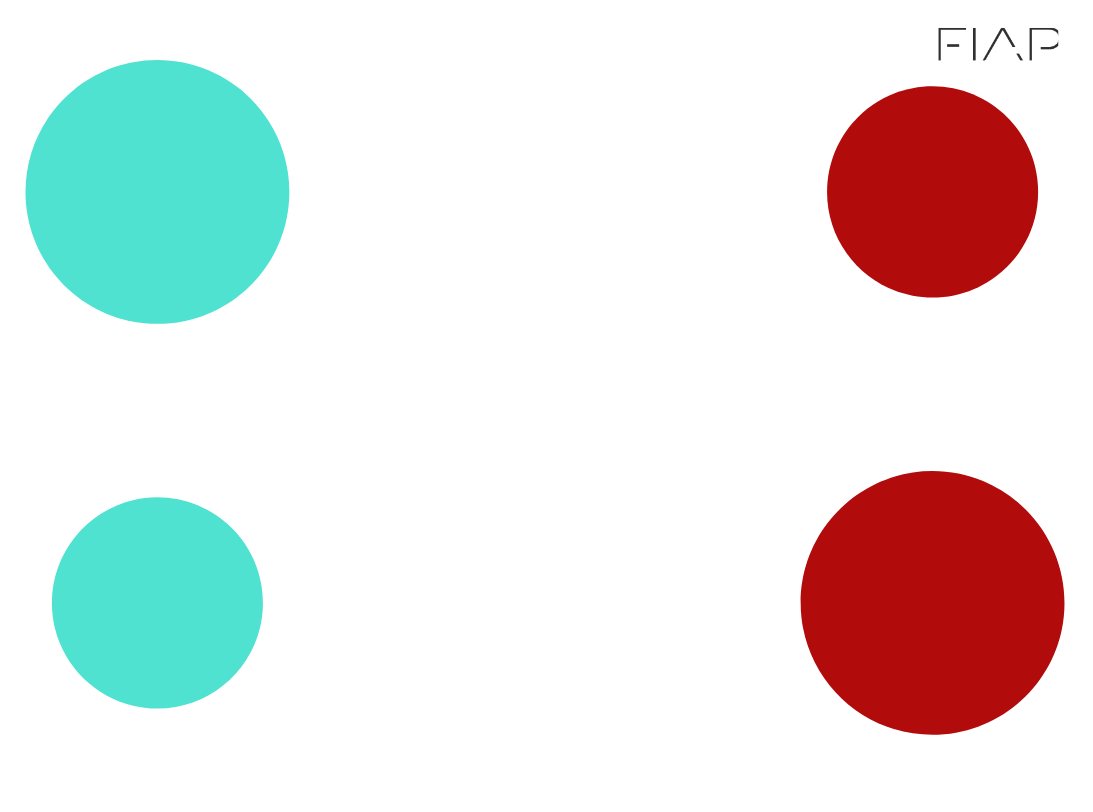
#> input picture circulos.png, 1093 x 812 px
$ jupyter execute cvGameControllerNotebook.ipynb   (shell and % lines are left out)
#> lines starting #> are read from the running program, lines starting #| are printed output that depends on the picture; after the words box and inside, x2 and y2 are one past the last pixel; in counts of white or black regions, pixels touching at a corner belong together
# NAC - Games

[cell 1]
## Import OpenCV, Matplot and Numpy libs
import cv2
import math
from matplotlib import pyplot as plt
import numpy as np

## Check OpenCV version
print ("OpenCV Version : %s " % cv2.__version__)

##### R1 - NOTA 6: Segmenta ou filtra os círculos maiores da imagem baseado em cores ou canais da imagem ou por exemplos com contornos e produz output visual. Exibe a área e o centro de massa da imagem. Use circulo.png. Essa rubrica pode ser feito no jupyter notebook ou google Colab.

[cell 2]
circles = cv2.imread("circulos.png")
#> circles is the input picture: shape (812, 1093, 3); mean B, G, R 225.5, 227.3, 229.2
circles_rgb = cv2.cvtColor(circles, cv2.COLOR_BGR2RGB)
circles_hsv = cv2.cvtColor(circles, cv2.COLOR_BGR2HSV)
#> circles_hsv: shape (812, 1093, 3); mean H, S, V 8.8, 40.9, 244.1
plt.imshow(circles_rgb, vmin=0, vmax=255); plt.show()

Separando as cores

[cell 3]
# HSV color mask for red color
red_lower_hsv = np.array([0, 200, 85])
red_upper_hsv = np.array([30, 255, 255])

# HSV color mask for cyan color
cyan_lower_hsv = np.array([70, 100, 100])
cyan_upper_hsv = np.array([90, 210, 255])

# Apply masks
red_mask = cv2.inRange(circles_hsv, red_lower_hsv, red_upper_hsv)
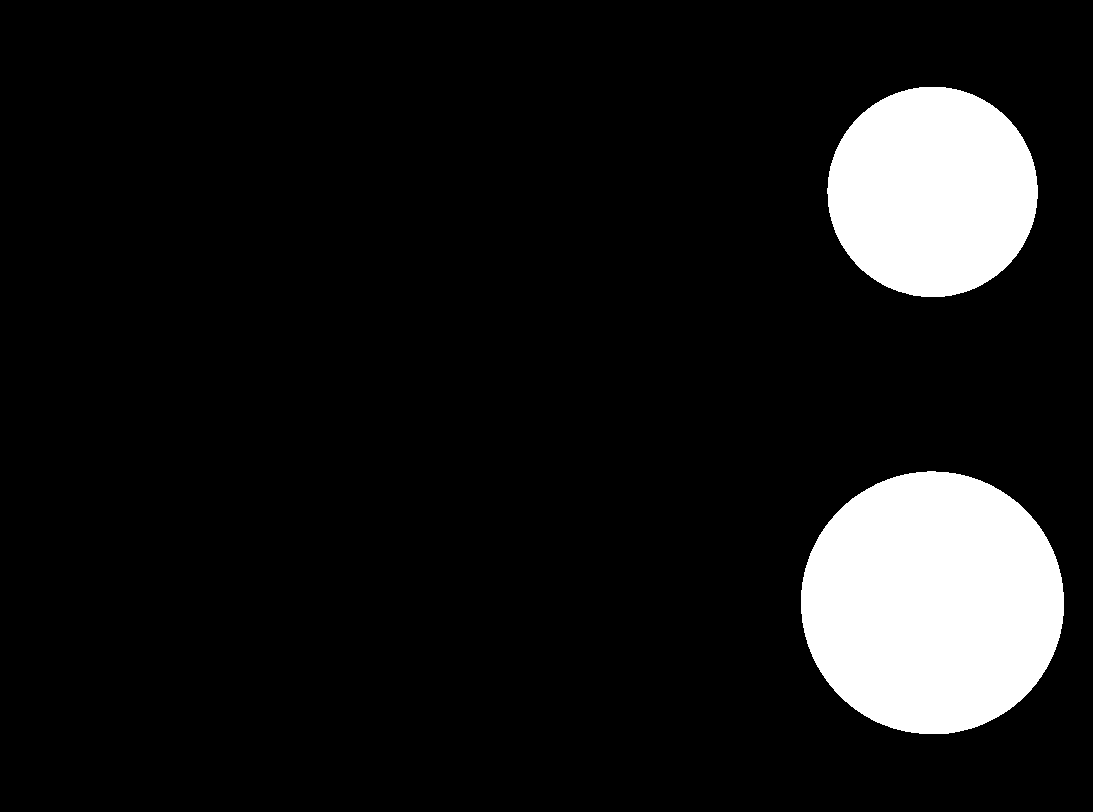
#> red_mask: shape (812, 1093); 10% white; 2 white regions, box (x1, y1, x2, y2) and area: (801, 471, 1064, 734) 54351, (827, 87, 1038, 297) 34795
cyan_mask = cv2.inRange(circles_hsv, cyan_lower_hsv, cyan_upper_hsv)
#> cyan_mask: shape (812, 1093); 10.1% white; 2 white regions, box (x1, y1, x2, y2) and area: (26, 60, 289, 324) 54587, (52, 497, 263, 708) 34912

# Show results
fig = plt.figure(figsize=(15,15))
plt.subplot(1, 2, 1).title.set_text('Red Filter')
plt.imshow(red_mask, cmap="Greys_r", vmin=0, vmax=255)
plt.subplot(1, 2, 2).title.set_text('Cyan Filter')
plt.imshow(cyan_mask, cmap="Greys_r", vmin=0, vmax=255)
plt.show()

[cell 4]
# Apply masks
mask = cv2.bitwise_or(red_mask, cyan_mask)
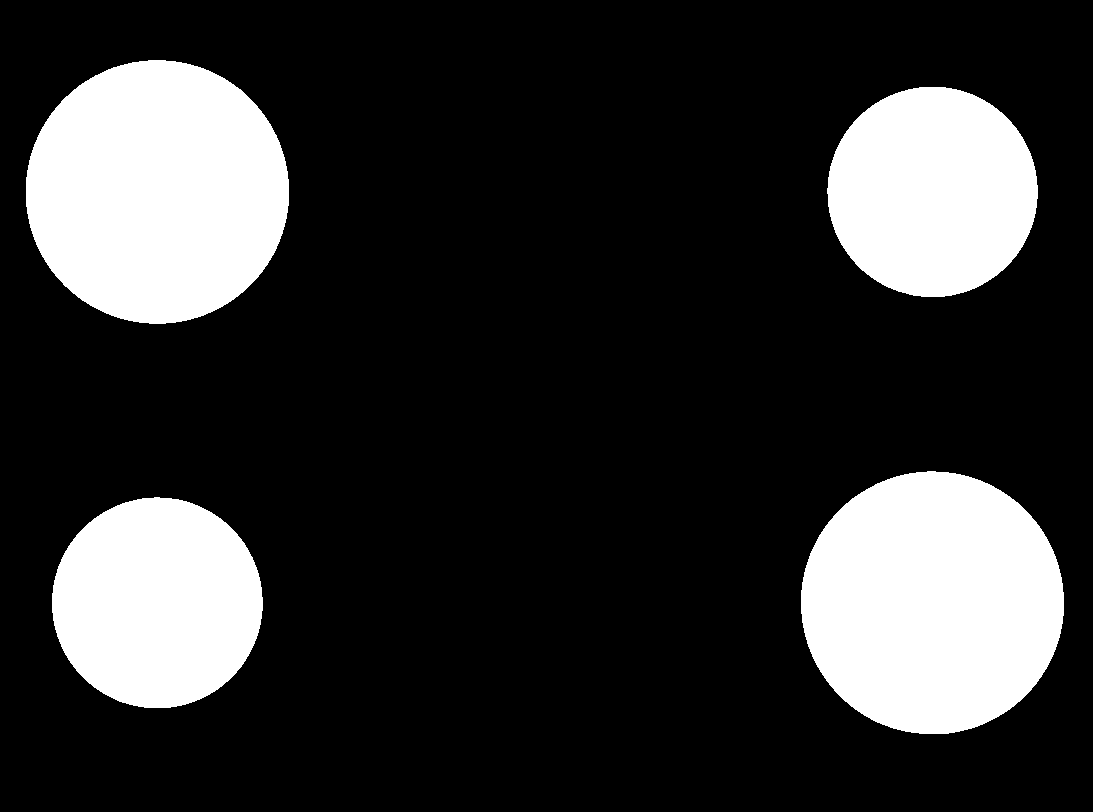
#> mask: shape (812, 1093); 20.1% white; 4 white regions

# Show results
fig = plt.figure(figsize=(10,10))
plt.imshow(mask, cmap="Greys_r", vmin=0, vmax=255)
plt.show()

###### Detect Circles

[cell 5]
def drawCenterOfMass(img, cX,cY, size, color):
     cv2.line(img, (cX - size,cY), (cX + size,cY), color, 2)
     cv2.line(img, (cX,cY - size), (cX, cY + size), color, 2)

[cell 6]
def writeImageText(img, text, origem, color):
     font = cv2.FONT_HERSHEY_DUPLEX
     cv2.putText(img, str(text), origem, font,1.2,color,2,cv2.LINE_AA)

[cell 7]
def drawContour(mask):
    contour, _ = cv2.findContours(mask, cv2.RETR_TREE, cv2.CHAIN_APPROX_SIMPLE)

    mask_rgb = cv2.cvtColor(mask, cv2.COLOR_GRAY2RGB)

    contour_img = mask_rgb.copy()

    big = None
    big_area = 0

    for c in contour:
        area = cv2.contourArea(c)
        if area > big_area:
            big_area = area
            big = c

    M = cv2.moments(big)

    if M["m00"] != 0:
            cX = int(M["m10"] / M["m00"])
            cY = int(M["m01"] / M["m00"])
            cv2.drawContours(contour_img, [big], -1, [0, 255, 0], 5)

    return contour_img, big_area, cX, cY

[cell 8]
# Get Contours and Mass
image_red, mass_red, cX_red, cY_red = drawContour(red_mask)
#> in drawContour, `contour, _ = cv2.findContours(mask, cv2.RETR_TREE, cv2.CHAIN_APPROX_SI..`: contour = 2 contours; box (x1, y1, x2, y2) and area: (801, 471, 1064, 734) 53979, (827, 87, 1038, 297) 34497
#> in drawContour, `mask_rgb = cv2.cvtColor(mask, cv2.COLOR_GRAY2RGB)`: mask_rgb: shape (812, 1093, 3); 10% white; 2 white regions
#> the loop in drawContour, `for c in contour:` made 2 passes
#> (area, big_area) on pass 1: (53979, 53979)
#> area on pass 2: 34497
#> after the loop in drawContour, `for c in contour:`: big = contour of 374 points, box (x1, y1, x2, y2) (801, 471, 1064, 734), area 53979; big_area = 53979
#> in drawContour, `M = cv2.moments(big)`: M = moments, m00 53979, centre m10/m00, m01/m00 = (932, 602.4)
#> in drawContour, `cX = int(M["m10"] / M["m00"])`: cX = 932
#> in drawContour, `cY = int(M["m01"] / M["m00"])`: cY = 602
#> mass_red = 53979; cX_red = 932; cY_red = 602
image_cyan, mass_cyan, cX_cyan, cY_cyan = drawContour(cyan_mask)
#> in drawContour (call 2), `contour, _ = cv2.findContours(mask, cv2.RETR_TREE, cv2.CHAIN_APPROX_SI..`: contour = 2 contours; box (x1, y1, x2, y2) and area: (26, 60, 289, 324) 54214, (52, 497, 263, 708) 34614
#> the loop in drawContour (call 2), `for c in contour:` made 2 passes
#> (area, big_area) on passes 1 to 2: (34614, 34614), (54214, 54214)
#> after the loop in drawContour (call 2), `for c in contour:`: big = contour of 374 points, box (x1, y1, x2, y2) (26, 60, 289, 324), area 54214; big_area = 54214
#> in drawContour (call 2), `M = cv2.moments(big)`: M = moments, m00 54214, centre m10/m00, m01/m00 = (156.9, 191.5)
#> in drawContour (call 2), `cX = int(M["m10"] / M["m00"])`: cX = 156
#> in drawContour (call 2), `cY = int(M["m01"] / M["m00"])`: cY = 191
#> in drawContour (call 2), `cv2.drawContours(contour_img, [big], -1, [0, 255, 0], 5)`:
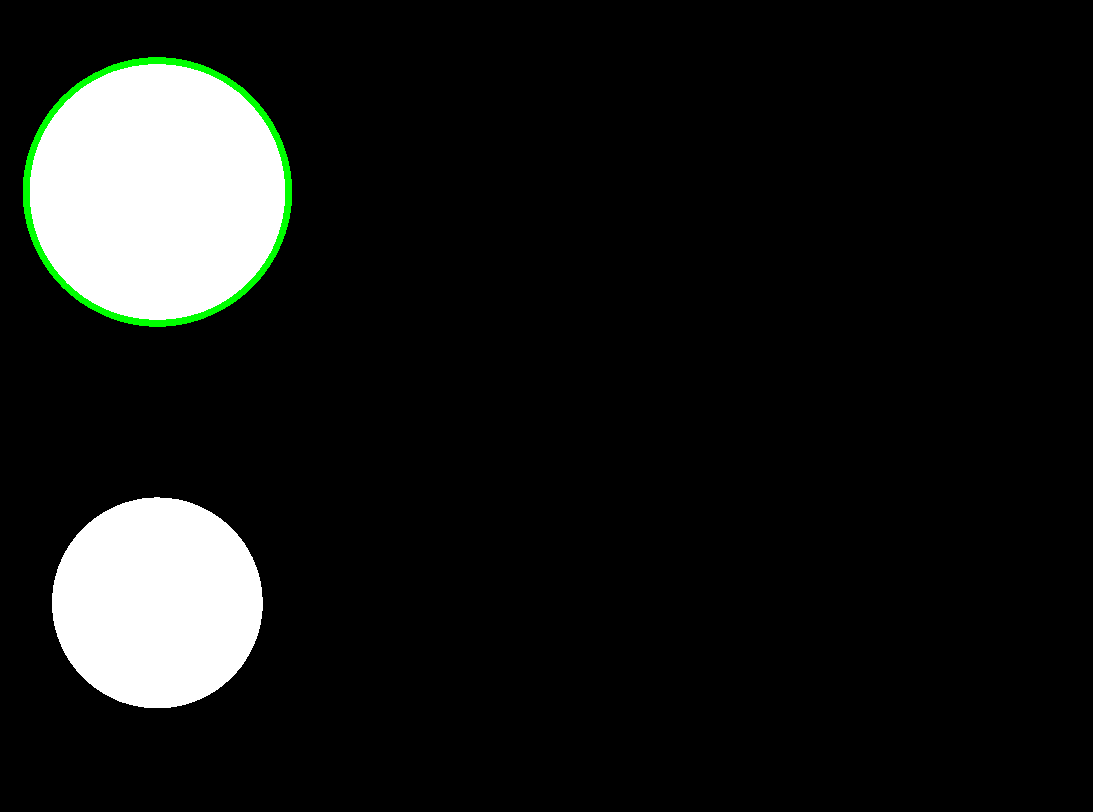
#> contour_img: shape (812, 1093, 3); mean B, G, R 24.8, 26.4, 24.8
#> mass_cyan = 54214; cX_cyan = 156; cY_cyan = 191

# Draw Center of Mass
drawCenterOfMass(image_red, cX_red, cY_red, 15, (255, 0, 0))
#> in drawCenterOfMass, `cv2.line(img, (cX,cY - size), (cX, cY + size), color, 2)`:
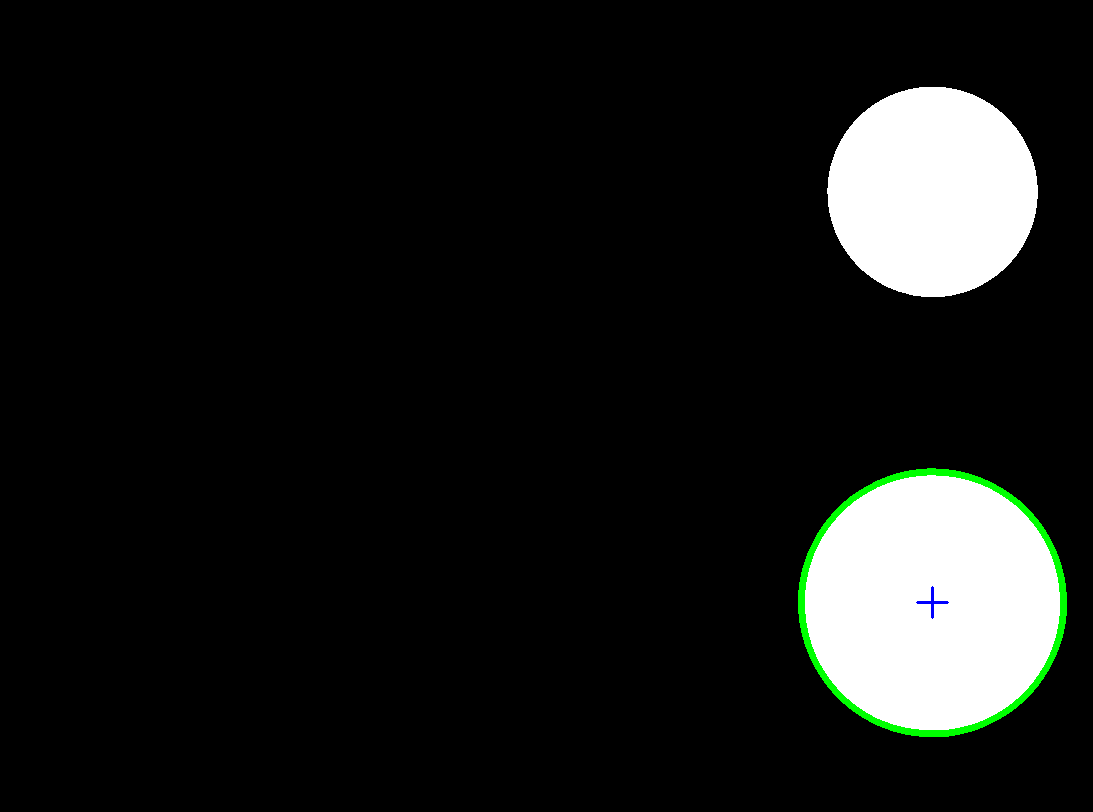
#> img: shape (812, 1093, 3); mean B, G, R 24.7, 26.2, 24.7
drawCenterOfMass(image_cyan, cX_cyan, cY_cyan, 15, (255, 0, 0))
#> in drawCenterOfMass (call 2), `cv2.line(img, (cX,cY - size), (cX, cY + size), color, 2)`: img: shape (812, 1093, 3); mean B, G, R 24.8, 26.3, 24.8

# Write Mass Text
writeImageText(image_red, f'Mass: {mass_red}', (400, 400), (0,255,0))
writeImageText(image_cyan, f'Mass: {mass_cyan}', (400, 400), (0,255,0))

# Show images
fig = plt.figure(figsize=(15,15))
plt.subplot(1, 2, 1).title.set_text(f'Red center of mass {mass_red}')
plt.imshow(image_red, cmap="Greys_r", vmin=0, vmax=255)

plt.subplot(1, 2, 2).title.set_text(f'Cyan center of mass {mass_cyan}')
plt.imshow(image_cyan, cmap="Greys_r", vmin=0, vmax=255)
plt.show()
#> figure, not shown here; B, G, R data is drawn as R, G, B

##### R2 - NOTA 8: Faz o R1, Detecta o contorno dos círculos com a transformada de hough, traça uma reta entre os dois centros dos círculos e calcula o ângulo de inclinação da reta em relação o plano horizontal e exibe esse resultado. Essa rubrica pode ser feito jupyter notebook ou google Colab.

[cell 9]
def drawContourFilter(image, mask):
    contour, _ = cv2.findContours(mask, cv2.RETR_TREE, cv2.CHAIN_APPROX_SIMPLE)

    big = None
    big_area = 0

    for c in contour:
        area = cv2.contourArea(c)
        if area > big_area:
            big_area = area
            big = c

    M = cv2.moments(big)

    if M["m00"] != 0:
            cX = int(M["m10"] / M["m00"])
            cY = int(M["m01"] / M["m00"])
            cv2.drawContours(image, [big], -1, [0, 255, 0], 5)

    return big_area, cX, cY

[cell 10]
def drawLine(img, x, y, x2, y2):
     cv2.line(img, (x, y),(x2, y2), (0, 0, 255), thickness=3, lineType=8)

[cell 11]
def getAngle(img, point1, point2):
    angRadian = math.atan2(point1[1]-point2[1], point1[0]-point2[0]) # Angulos em Radianos
    angDegree = round(math.degrees(angRadian)) # Angulos em Grau

    cv2.putText(img, str(angDegree), (point1[0], point1[1]), cv2.FONT_HERSHEY_COMPLEX, 1.2, (0,0,255), 2)

[cell 12]
mask_copy = mask.copy()
mask_copy = cv2.cvtColor(mask_copy, cv2.COLOR_GRAY2RGB)
#> mask_copy: shape (812, 1093, 3); 20.1% white; 4 white regions

# Get Contours and Mass
mass_red, cX_red, cY_red = drawContourFilter(mask_copy, red_mask)
#> in drawContourFilter, `contour, _ = cv2.findContours(mask, cv2.RETR_TREE, cv2.CHAIN_APPROX_SI..`: contour = 2 contours; box (x1, y1, x2, y2) and area: (801, 471, 1064, 734) 53979, (827, 87, 1038, 297) 34497
#> the loop in drawContourFilter, `for c in contour:` made 2 passes
#> after the loop in drawContourFilter, `for c in contour:`: big = contour of 374 points, box (x1, y1, x2, y2) (801, 471, 1064, 734), area 53979; big_area = 53979
#> in drawContourFilter, `M = cv2.moments(big)`: M = moments, m00 53979, centre m10/m00, m01/m00 = (932, 602.4)
#> in drawContourFilter, `cX = int(M["m10"] / M["m00"])`: cX = 932
#> in drawContourFilter, `cY = int(M["m01"] / M["m00"])`: cY = 602
mass_cyan, cX_cyan, cY_cyan = drawContourFilter(mask_copy, cyan_mask)
#> in drawContourFilter (call 2), `contour, _ = cv2.findContours(mask, cv2.RETR_TREE, cv2.CHAIN_APPROX_SI..`: contour = 2 contours; box (x1, y1, x2, y2) and area: (26, 60, 289, 324) 54214, (52, 497, 263, 708) 34614
#> the loop in drawContourFilter (call 2), `for c in contour:` made 2 passes
#> in drawContourFilter (call 2), `cv2.drawContours(image, [big], -1, [0, 255, 0], 5)`: image: shape (812, 1093, 3); mean B, G, R 49.6, 52.7, 49.6

# Draw Center of Mass
drawCenterOfMass(mask_copy, cX_red, cY_red, 20, (255, 0, 0))
#> in drawCenterOfMass (call 3), `cv2.line(img, (cX,cY - size), (cX, cY + size), color, 2)`: img: shape (812, 1093, 3); mean B, G, R 49.6, 52.6, 49.5
drawCenterOfMass(mask_copy, cX_cyan, cY_cyan, 20, (255, 0, 0))
#> in drawCenterOfMass (call 4), `cv2.line(img, (cX - size,cY), (cX + size,cY), color, 2)`: img: shape (812, 1093, 3); mean B, G, R 49.6, 52.6, 49.5
#> in drawCenterOfMass (call 4), `cv2.line(img, (cX,cY - size), (cX, cY + size), color, 2)`: img: shape (812, 1093, 3); mean B, G, R 49.6, 52.6, 49.4

# Draw Line
drawLine(mask_copy, cX_red, cY_red, cX_cyan, cY_cyan)

# Draw Angle
getAngle(mask_copy, (cX_red, cY_red), (cX_cyan, cY_cyan))
#> in getAngle, `cv2.putText(img, str(angDegree), (point1[0], point1[1]), cv2.FONT_HERS..`:
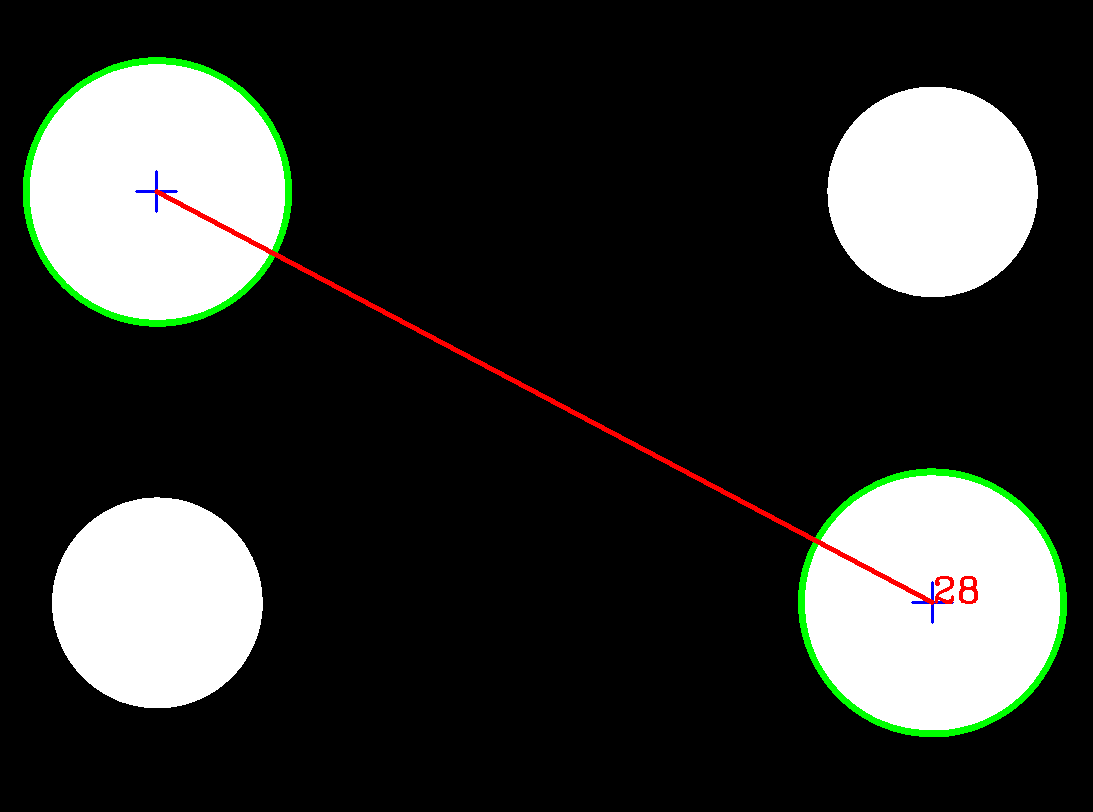
#> img: shape (812, 1093, 3); mean B, G, R 49, 52, 50.3

# Show images
fig = plt.figure(figsize=(15,15))
plt.subplot(1, 2, 1).title.set_text(f'Red center of mass {mass_red}')
plt.imshow(mask_copy, cmap="Greys_r", vmin=0, vmax=255)
plt.show()
